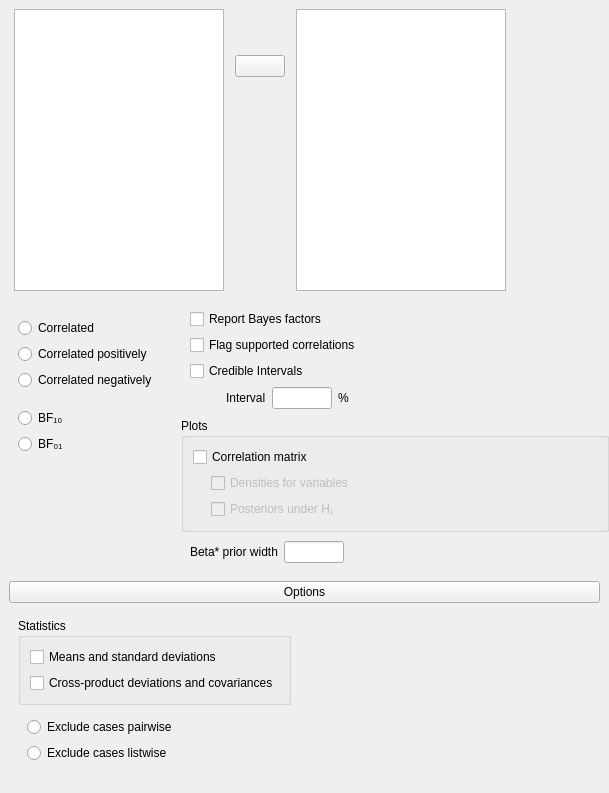
<?xml version="1.0" encoding="UTF-8"?>
<ui version="4.0">
 <class>CorrelationBayesianForm</class>
 <widget class="QWidget" name="CorrelationBayesianForm">
  <property name="geometry">
   <rect>
    <x>0</x>
    <y>0</y>
    <width>609</width>
    <height>793</height>
   </rect>
  </property>
  <property name="windowTitle">
   <string>Form</string>
  </property>
  <layout class="QGridLayout" name="gridLayout_12">
   <property name="leftMargin">
    <number>0</number>
   </property>
   <property name="topMargin">
    <number>0</number>
   </property>
   <property name="rightMargin">
    <number>0</number>
   </property>
   <property name="bottomMargin">
    <number>0</number>
   </property>
   <property name="verticalSpacing">
    <number>0</number>
   </property>
   <item row="1" column="1" colspan="2">
    <widget class="QWidget" name="widget_7" native="true">
     <layout class="QGridLayout" name="gridLayout_5">
      <property name="leftMargin">
       <number>9</number>
      </property>
      <item row="4" column="0">
       <widget class="QWidget" name="credibleIntervalsIntervalContainer" native="true">
        <layout class="QGridLayout" name="gridLayout_4">
         <property name="leftMargin">
          <number>0</number>
         </property>
         <property name="topMargin">
          <number>0</number>
         </property>
         <property name="rightMargin">
          <number>0</number>
         </property>
         <property name="bottomMargin">
          <number>0</number>
         </property>
         <item row="0" column="0">
          <widget class="QWidget" name="widget_8" native="true">
           <property name="minimumSize">
            <size>
             <width>30</width>
             <height>0</height>
            </size>
           </property>
          </widget>
         </item>
         <item row="0" column="2">
          <widget class="BoundTextBox" name="credibleIntervalsInterval">
           <property name="maximumSize">
            <size>
             <width>60</width>
             <height>16777215</height>
            </size>
           </property>
          </widget>
         </item>
         <item row="0" column="1">
          <widget class="QLabel" name="label">
           <property name="text">
            <string>Interval</string>
           </property>
          </widget>
         </item>
         <item row="0" column="4">
          <spacer name="horizontalSpacer">
           <property name="orientation">
            <enum>Qt::Horizontal</enum>
           </property>
           <property name="sizeHint" stdset="0">
            <size>
             <width>40</width>
             <height>20</height>
            </size>
           </property>
          </spacer>
         </item>
         <item row="0" column="3">
          <widget class="QLabel" name="label_2">
           <property name="text">
            <string>%</string>
           </property>
          </widget>
         </item>
        </layout>
       </widget>
      </item>
      <item row="2" column="0">
       <widget class="BoundCheckBox" name="flagSupported">
        <property name="text">
         <string>Flag supported correlations</string>
        </property>
       </widget>
      </item>
      <item row="1" column="0">
       <widget class="BoundCheckBox" name="reportBayesFactors">
        <property name="text">
         <string>Report Bayes factors</string>
        </property>
       </widget>
      </item>
      <item row="3" column="0">
       <widget class="BoundCheckBox" name="credibleIntervals">
        <property name="text">
         <string>Credible Intervals</string>
        </property>
       </widget>
      </item>
     </layout>
    </widget>
   </item>
   <item row="1" column="0" rowspan="3">
    <widget class="QWidget" name="widget_5" native="true">
     <layout class="QGridLayout" name="gridLayout_11">
      <property name="verticalSpacing">
       <number>0</number>
      </property>
      <item row="0" column="0">
       <widget class="BoundGroupBox" name="hypothesis" native="true">
        <property name="title" stdset="0">
         <string>Hypothesis</string>
        </property>
        <property name="flat" stdset="0">
         <bool>true</bool>
        </property>
        <layout class="QGridLayout" name="gridLayout_3">
         <item row="0" column="0">
          <widget class="QRadioButton" name="_1correlated">
           <property name="text">
            <string>Correlated</string>
           </property>
          </widget>
         </item>
         <item row="2" column="0">
          <widget class="QRadioButton" name="_3correlatedNegatively">
           <property name="text">
            <string>Correlated negatively</string>
           </property>
          </widget>
         </item>
         <item row="1" column="0">
          <widget class="QRadioButton" name="_2correlatedPositively">
           <property name="text">
            <string>Correlated positively</string>
           </property>
          </widget>
         </item>
        </layout>
       </widget>
      </item>
      <item row="1" column="0">
       <widget class="BoundGroupBox" name="bayesFactorType" native="true">
        <property name="title" stdset="0">
         <string>Bayes factor</string>
        </property>
        <property name="flat" stdset="0">
         <bool>true</bool>
        </property>
        <layout class="QGridLayout" name="gridLayout_2">
         <item row="0" column="0">
          <widget class="QRadioButton" name="radioButton">
           <property name="text">
            <string>BF₁₀</string>
           </property>
          </widget>
         </item>
         <item row="1" column="0">
          <widget class="QRadioButton" name="radioButton_2">
           <property name="text">
            <string>BF₀₁</string>
           </property>
          </widget>
         </item>
        </layout>
       </widget>
      </item>
      <item row="2" column="0">
       <spacer name="verticalSpacer_2">
        <property name="orientation">
         <enum>Qt::Vertical</enum>
        </property>
        <property name="sizeHint" stdset="0">
         <size>
          <width>20</width>
          <height>40</height>
         </size>
        </property>
       </spacer>
      </item>
     </layout>
    </widget>
   </item>
   <item row="0" column="2">
    <widget class="QWidget" name="widget_2" native="true">
     <property name="minimumSize">
      <size>
       <width>80</width>
       <height>0</height>
      </size>
     </property>
    </widget>
   </item>
   <item row="3" column="1">
    <widget class="QWidget" name="groupPrior" native="true">
     <layout class="QGridLayout" name="gridLayout_8">
      <item row="0" column="1">
       <widget class="BoundTextBox" name="priorWidth">
        <property name="maximumSize">
         <size>
          <width>60</width>
          <height>16777215</height>
         </size>
        </property>
       </widget>
      </item>
      <item row="0" column="0">
       <widget class="QLabel" name="label_3">
        <property name="text">
         <string>Beta* prior width</string>
        </property>
       </widget>
      </item>
      <item row="0" column="2">
       <spacer name="horizontalSpacer_2">
        <property name="orientation">
         <enum>Qt::Horizontal</enum>
        </property>
        <property name="sizeHint" stdset="0">
         <size>
          <width>40</width>
          <height>20</height>
         </size>
        </property>
       </spacer>
      </item>
     </layout>
    </widget>
   </item>
   <item row="0" column="0" colspan="2">
    <widget class="QWidget" name="widget_4" native="true">
     <property name="minimumSize">
      <size>
       <width>0</width>
       <height>300</height>
      </size>
     </property>
     <layout class="QGridLayout" name="gridLayout_7">
      <item row="1" column="1">
       <widget class="AssignButton" name="assignButton">
        <property name="maximumSize">
         <size>
          <width>50</width>
          <height>16777215</height>
         </size>
        </property>
        <property name="text">
         <string/>
        </property>
       </widget>
      </item>
      <item row="2" column="1">
       <spacer name="verticalSpacer">
        <property name="orientation">
         <enum>Qt::Vertical</enum>
        </property>
        <property name="sizeHint" stdset="0">
         <size>
          <width>20</width>
          <height>40</height>
         </size>
        </property>
       </spacer>
      </item>
      <item row="0" column="1">
       <widget class="QWidget" name="widget" native="true">
        <property name="minimumSize">
         <size>
          <width>0</width>
          <height>40</height>
         </size>
        </property>
       </widget>
      </item>
      <item row="0" column="2" rowspan="3">
       <widget class="BoundListView" name="variables">
        <property name="maximumSize">
         <size>
          <width>210</width>
          <height>16777215</height>
         </size>
        </property>
       </widget>
      </item>
      <item row="0" column="0" rowspan="3">
       <widget class="AvailableFieldsListView" name="availableVariables">
        <property name="maximumSize">
         <size>
          <width>210</width>
          <height>16777215</height>
         </size>
        </property>
       </widget>
      </item>
     </layout>
    </widget>
   </item>
   <item row="4" column="0" colspan="3">
    <widget class="QWidget" name="optionsWidget" native="true">
     <layout class="QGridLayout" name="gridLayout">
      <item row="0" column="0">
       <widget class="ExpanderButton" name="buttonOptions">
        <property name="text">
         <string>Options</string>
        </property>
        <property name="checkable">
         <bool>true</bool>
        </property>
       </widget>
      </item>
      <item row="1" column="0">
       <widget class="QWidget" name="panelOptions" native="true">
        <layout class="QGridLayout" name="gridLayout_10">
         <item row="1" column="0">
          <widget class="BoundGroupBox" name="missingValues" native="true">
           <property name="title" stdset="0">
            <string>Missing values</string>
           </property>
           <property name="flat" stdset="0">
            <bool>true</bool>
           </property>
           <layout class="QGridLayout" name="gridLayout_9">
            <property name="topMargin">
             <number>6</number>
            </property>
            <property name="bottomMargin">
             <number>6</number>
            </property>
            <item row="0" column="0">
             <widget class="QRadioButton" name="_1excludePairwise">
              <property name="text">
               <string>Exclude cases pairwise</string>
              </property>
             </widget>
            </item>
            <item row="1" column="0">
             <widget class="QRadioButton" name="_2excludeListwise">
              <property name="text">
               <string>Exclude cases listwise</string>
              </property>
             </widget>
            </item>
           </layout>
          </widget>
         </item>
         <item row="0" column="1" rowspan="3">
          <widget class="QWidget" name="widget_6" native="true">
           <property name="sizePolicy">
            <sizepolicy hsizetype="Preferred" vsizetype="Preferred">
             <horstretch>1</horstretch>
             <verstretch>0</verstretch>
            </sizepolicy>
           </property>
          </widget>
         </item>
         <item row="0" column="0">
          <widget class="GroupBox" name="groupBox_3">
           <property name="title">
            <string>Statistics</string>
           </property>
           <layout class="QGridLayout" name="gridLayout_6">
            <item row="0" column="0">
             <widget class="BoundCheckBox" name="meansAndStdDev">
              <property name="text">
               <string>Means and standard deviations</string>
              </property>
             </widget>
            </item>
            <item row="1" column="0">
             <widget class="BoundCheckBox" name="crossProducts">
              <property name="text">
               <string>Cross-product deviations and covariances</string>
              </property>
             </widget>
            </item>
           </layout>
          </widget>
         </item>
        </layout>
       </widget>
      </item>
     </layout>
    </widget>
   </item>
   <item row="2" column="1" colspan="2">
    <widget class="GroupBox" name="groupBox_2">
     <property name="title">
      <string>Plots</string>
     </property>
     <layout class="QGridLayout" name="gridLayout_13">
      <item row="3" column="1">
       <spacer name="verticalSpacer_3">
        <property name="orientation">
         <enum>Qt::Vertical</enum>
        </property>
        <property name="sizeHint" stdset="0">
         <size>
          <width>20</width>
          <height>40</height>
         </size>
        </property>
       </spacer>
      </item>
      <item row="1" column="1">
       <widget class="BoundCheckBox" name="plotDensitiesForVariables">
        <property name="enabled">
         <bool>false</bool>
        </property>
        <property name="text">
         <string>Densities for variables</string>
        </property>
       </widget>
      </item>
      <item row="0" column="0" colspan="2">
       <widget class="BoundCheckBox" name="plotCorrelationMatrix">
        <property name="text">
         <string>Correlation matrix</string>
        </property>
       </widget>
      </item>
      <item row="2" column="1">
       <widget class="BoundCheckBox" name="plotPosteriors">
        <property name="enabled">
         <bool>false</bool>
        </property>
        <property name="text">
         <string>Posteriors under H₁</string>
        </property>
       </widget>
      </item>
      <item row="1" column="0" rowspan="2">
       <widget class="QWidget" name="widget_9" native="true">
        <property name="maximumSize">
         <size>
          <width>12</width>
          <height>16777215</height>
         </size>
        </property>
       </widget>
      </item>
     </layout>
    </widget>
   </item>
  </layout>
 </widget>
 <customwidgets>
  <customwidget>
   <class>AssignButton</class>
   <extends>QPushButton</extends>
   <header>widgets/assignbutton.h</header>
  </customwidget>
  <customwidget>
   <class>AvailableFieldsListView</class>
   <extends>QListView</extends>
   <header>widgets/availablefieldslistview.h</header>
  </customwidget>
  <customwidget>
   <class>BoundListView</class>
   <extends>QListView</extends>
   <header>widgets/boundlistview.h</header>
  </customwidget>
  <customwidget>
   <class>ExpanderButton</class>
   <extends>QPushButton</extends>
   <header>widgets/expanderbutton.h</header>
  </customwidget>
  <customwidget>
   <class>BoundCheckBox</class>
   <extends>QCheckBox</extends>
   <header>widgets/boundcheckbox.h</header>
  </customwidget>
  <customwidget>
   <class>GroupBox</class>
   <extends>QGroupBox</extends>
   <header>widgets/groupbox.h</header>
   <container>1</container>
  </customwidget>
  <customwidget>
   <class>BoundTextBox</class>
   <extends>QLineEdit</extends>
   <header>widgets/boundtextbox.h</header>
  </customwidget>
  <customwidget>
   <class>BoundGroupBox</class>
   <extends>QWidget</extends>
   <header>widgets/boundgroupbox.h</header>
   <container>1</container>
  </customwidget>
 </customwidgets>
 <resources/>
 <connections>
  <connection>
   <sender>plotCorrelationMatrix</sender>
   <signal>toggled(bool)</signal>
   <receiver>plotDensitiesForVariables</receiver>
   <slot>setEnabled(bool)</slot>
   <hints>
    <hint type="sourcelabel">
     <x>416</x>
     <y>449</y>
    </hint>
    <hint type="destinationlabel">
     <x>428</x>
     <y>472</y>
    </hint>
   </hints>
  </connection>
  <connection>
   <sender>plotCorrelationMatrix</sender>
   <signal>toggled(bool)</signal>
   <receiver>plotPosteriors</receiver>
   <slot>setEnabled(bool)</slot>
   <hints>
    <hint type="sourcelabel">
     <x>416</x>
     <y>449</y>
    </hint>
    <hint type="destinationlabel">
     <x>428</x>
     <y>493</y>
    </hint>
   </hints>
  </connection>
 </connections>
</ui>
